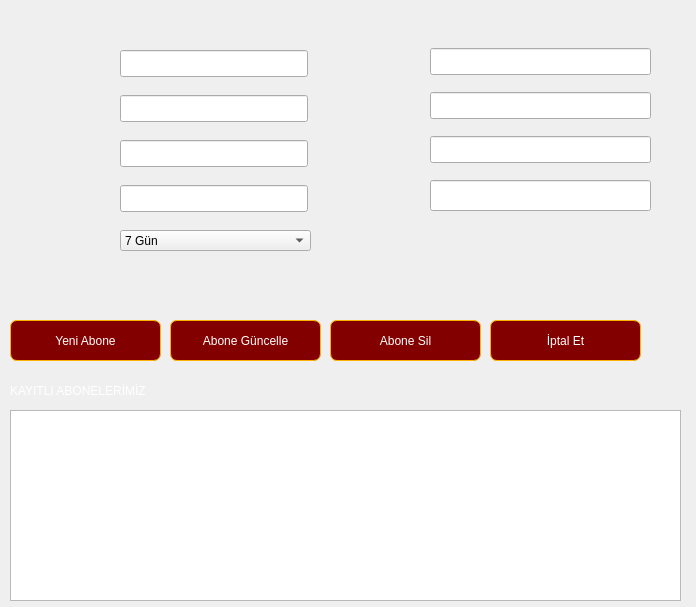
<?xml version="1.0" encoding="UTF-8"?>
<ui version="4.0">
 <class>abone_islem</class>
 <widget class="QDialog" name="abone_islem">
  <property name="geometry">
   <rect>
    <x>0</x>
    <y>0</y>
    <width>696</width>
    <height>607</height>
   </rect>
  </property>
  <property name="windowTitle">
   <string>ABONE İŞLEMLERİ FORMU</string>
  </property>
  <property name="styleSheet">
   <string notr="true">#abone_islem{
image: url(:/abonebg.png);
}</string>
  </property>
  <widget class="QTableView" name="abonetablosu">
   <property name="geometry">
    <rect>
     <x>10</x>
     <y>410</y>
     <width>671</width>
     <height>191</height>
    </rect>
   </property>
   <property name="styleSheet">
    <string notr="true">abonetablosu {
    show-decoration-selected: 1;
}


abonetablosu::item:alternate {
    background: #EEEEEE;
}

abonetablosu::item:selected {
    border: 0px solid;
}

abonetablosu::item:selected:!active {
    background: qlineargradient(x1: 0, y1: 0, x2: 0, y2: 1,
                                stop: 0 #E5ABAF, stop: 1 #B28588);
}

abonetablosu::item:selected:active {
    background: qlineargradient(x1: 0, y1: 0, x2: 0, y2: 1,
                                stop: 0 #a96a6e, stop: 1 #d9888d);
}

abonetablosu::item:hover {
    background: qlineargradient(x1: 0, y1: 0, x2: 0, y2: 1,
                                stop: 0 #FAFBFE, stop: 1 #F1DCDE);
}</string>
   </property>
  </widget>
  <widget class="QLabel" name="kayitli_aboneler">
   <property name="geometry">
    <rect>
     <x>10</x>
     <y>380</y>
     <width>231</width>
     <height>21</height>
    </rect>
   </property>
   <property name="styleSheet">
    <string notr="true">color: rgb(255, 255, 255);
font: 14pt &quot;321impact&quot;;
border-color: rgb(170, 0, 0);
</string>
   </property>
   <property name="text">
    <string>KAYITLI ABONELERİMİZ</string>
   </property>
   <property name="textFormat">
    <enum>Qt::AutoText</enum>
   </property>
   <property name="alignment">
    <set>Qt::AlignLeading|Qt::AlignLeft|Qt::AlignVCenter</set>
   </property>
  </widget>
  <widget class="QPushButton" name="yeniabone">
   <property name="geometry">
    <rect>
     <x>10</x>
     <y>320</y>
     <width>151</width>
     <height>41</height>
    </rect>
   </property>
   <property name="toolTip">
    <string>&lt;html&gt;&lt;head/&gt;&lt;body&gt;&lt;p&gt;&lt;span style=&quot; font-size:11pt; font-weight:600;&quot;&gt;Abone Ekleme&lt;/span&gt;&lt;/p&gt;&lt;/body&gt;&lt;/html&gt;</string>
   </property>
   <property name="styleSheet">
    <string notr="true">#yeniabone{
color: rgb(255, 255, 255);
font: 11pt &quot;321impact&quot;;
background-color: qlineargradient(spread:pad, x1:0, y1:0, x2:1, y2:0, stop:1 rgba(130, 0, 0, 255));
border-width: 1px;
border-color:#FEB201;
border-style: solid;
border-radius: 7;
padding: 3px;
padding-left: 5px;
padding-right: 5px;
}
#yeniabone:hover{
background-color: rgb(33, 57, 94);
border-color: rgb(130, 0, 0);
}
#yeniabone:pressed{
background-color: rgb(0, 0, 127);
border-color: rgb(85, 255, 0);
}</string>
   </property>
   <property name="text">
    <string>Yeni Abone</string>
   </property>
  </widget>
  <widget class="QPushButton" name="aboneduzenle">
   <property name="geometry">
    <rect>
     <x>170</x>
     <y>320</y>
     <width>151</width>
     <height>41</height>
    </rect>
   </property>
   <property name="toolTip">
    <string>&lt;html&gt;&lt;head/&gt;&lt;body&gt;&lt;p&gt;&lt;span style=&quot; font-size:11pt; font-weight:600;&quot;&gt;Aboneyi Güncelle&lt;/span&gt;&lt;/p&gt;&lt;/body&gt;&lt;/html&gt;</string>
   </property>
   <property name="styleSheet">
    <string notr="true">#aboneduzenle{
color: rgb(255, 255, 255);
font: 11pt &quot;321impact&quot;;
background-color: qlineargradient(spread:pad, x1:0, y1:0, x2:1, y2:0, stop:1 rgba(130, 0, 0, 255));
border-width: 1px;
border-color:#FEB201;
border-style: solid;
border-radius: 7;
padding: 3px;
padding-left: 5px;
padding-right: 5px;
}
#aboneduzenle:hover{
background-color: rgb(33, 57, 94);
border-color: rgb(130, 0, 0);
}
#aboneduzenle:pressed{
background-color: rgb(0, 0, 127);
border-color: rgb(85, 255, 0);
}</string>
   </property>
   <property name="text">
    <string>Abone Güncelle</string>
   </property>
  </widget>
  <widget class="QPushButton" name="abonesil">
   <property name="geometry">
    <rect>
     <x>330</x>
     <y>320</y>
     <width>151</width>
     <height>41</height>
    </rect>
   </property>
   <property name="toolTip">
    <string>&lt;html&gt;&lt;head/&gt;&lt;body&gt;&lt;p&gt;&lt;span style=&quot; font-size:11pt; font-weight:600;&quot;&gt;Aboneyi Sil&lt;/span&gt;&lt;/p&gt;&lt;/body&gt;&lt;/html&gt;</string>
   </property>
   <property name="styleSheet">
    <string notr="true">#abonesil{
color: rgb(255, 255, 255);
font: 11pt &quot;321impact&quot;;
background-color: qlineargradient(spread:pad, x1:0, y1:0, x2:1, y2:0, stop:1 rgba(130, 0, 0, 255));
border-width: 1px;
border-color:#FEB201;
border-style: solid;
border-radius: 7;
padding: 3px;
padding-left: 5px;
padding-right: 5px;
}
#abonesil:hover{
background-color: rgb(33, 57, 94);
border-color: rgb(130, 0, 0);
}
#abonesil:pressed{
background-color: rgb(0, 0, 127);
border-color: rgb(85, 255, 0);
}</string>
   </property>
   <property name="text">
    <string>Abone Sil</string>
   </property>
  </widget>
  <widget class="QPushButton" name="cikis">
   <property name="geometry">
    <rect>
     <x>490</x>
     <y>320</y>
     <width>151</width>
     <height>41</height>
    </rect>
   </property>
   <property name="toolTip">
    <string>&lt;html&gt;&lt;head/&gt;&lt;body&gt;&lt;p&gt;&lt;span style=&quot; font-size:11pt; font-weight:600;&quot;&gt;Menüden Çıkış&lt;/span&gt;&lt;/p&gt;&lt;/body&gt;&lt;/html&gt;</string>
   </property>
   <property name="styleSheet">
    <string notr="true">#cikis{
color: rgb(255, 255, 255);
font: 11pt &quot;321impact&quot;;
background-color: qlineargradient(spread:pad, x1:0, y1:0, x2:1, y2:0, stop:1 rgba(130, 0, 0, 255));
border-width: 1px;
border-color:#FEB201;
border-style: solid;
border-radius: 7;
padding: 3px;
padding-left: 5px;
padding-right: 5px;
}
#cikis:hover{
background-color: rgb(33, 57, 94);
border-color: rgb(130, 0, 0);
}
#cikis:pressed{
background-color: rgb(0, 0, 127);
border-color: rgb(85, 255, 0);
}</string>
   </property>
   <property name="text">
    <string>İptal Et</string>
   </property>
  </widget>
  <widget class="QLineEdit" name="abone_arac_renk">
   <property name="geometry">
    <rect>
     <x>430</x>
     <y>180</y>
     <width>221</width>
     <height>31</height>
    </rect>
   </property>
  </widget>
  <widget class="QLineEdit" name="abone_arac_marka">
   <property name="geometry">
    <rect>
     <x>430</x>
     <y>92</y>
     <width>221</width>
     <height>27</height>
    </rect>
   </property>
  </widget>
  <widget class="QLineEdit" name="abone_arac_model">
   <property name="geometry">
    <rect>
     <x>430</x>
     <y>136</y>
     <width>221</width>
     <height>27</height>
    </rect>
   </property>
  </widget>
  <widget class="QLineEdit" name="abone_arac_plaka">
   <property name="geometry">
    <rect>
     <x>430</x>
     <y>48</y>
     <width>221</width>
     <height>27</height>
    </rect>
   </property>
  </widget>
  <widget class="QLineEdit" name="abone_soyadi">
   <property name="geometry">
    <rect>
     <x>120</x>
     <y>140</y>
     <width>188</width>
     <height>27</height>
    </rect>
   </property>
  </widget>
  <widget class="QLineEdit" name="abone_kimlik_no">
   <property name="geometry">
    <rect>
     <x>120</x>
     <y>50</y>
     <width>188</width>
     <height>27</height>
    </rect>
   </property>
  </widget>
  <widget class="QLineEdit" name="abone_cep_no">
   <property name="geometry">
    <rect>
     <x>120</x>
     <y>185</y>
     <width>188</width>
     <height>27</height>
    </rect>
   </property>
  </widget>
  <widget class="QLineEdit" name="abone_adi">
   <property name="geometry">
    <rect>
     <x>120</x>
     <y>95</y>
     <width>188</width>
     <height>27</height>
    </rect>
   </property>
  </widget>
  <widget class="QLabel" name="abone_durum">
   <property name="geometry">
    <rect>
     <x>10</x>
     <y>270</y>
     <width>531</width>
     <height>31</height>
    </rect>
   </property>
   <property name="styleSheet">
    <string notr="true">background-image: url(:/statusbar.png);
color: rgb(170, 0, 0);
font: 12pt &quot;321impact&quot;;</string>
   </property>
   <property name="text">
    <string/>
   </property>
  </widget>
  <widget class="QComboBox" name="abone_sure">
   <property name="geometry">
    <rect>
     <x>120</x>
     <y>230</y>
     <width>191</width>
     <height>21</height>
    </rect>
   </property>
   <item>
    <property name="text">
     <string>7 Gün</string>
    </property>
   </item>
   <item>
    <property name="text">
     <string>15 Gün</string>
    </property>
   </item>
   <item>
    <property name="text">
     <string>30 Gün</string>
    </property>
   </item>
   <item>
    <property name="text">
     <string>90 Gün</string>
    </property>
   </item>
   <item>
    <property name="text">
     <string>180 Gün</string>
    </property>
   </item>
   <item>
    <property name="text">
     <string>270 Gün</string>
    </property>
   </item>
   <item>
    <property name="text">
     <string>360 Gün</string>
    </property>
   </item>
  </widget>
  <widget class="QLabel" name="id">
   <property name="geometry">
    <rect>
     <x>550</x>
     <y>270</y>
     <width>101</width>
     <height>31</height>
    </rect>
   </property>
   <property name="text">
    <string/>
   </property>
  </widget>
 </widget>
 <tabstops>
  <tabstop>abone_kimlik_no</tabstop>
  <tabstop>abone_adi</tabstop>
  <tabstop>abone_soyadi</tabstop>
  <tabstop>abone_cep_no</tabstop>
  <tabstop>abone_sure</tabstop>
  <tabstop>abone_arac_plaka</tabstop>
  <tabstop>abone_arac_marka</tabstop>
  <tabstop>abone_arac_model</tabstop>
  <tabstop>abone_arac_renk</tabstop>
  <tabstop>yeniabone</tabstop>
  <tabstop>aboneduzenle</tabstop>
  <tabstop>abonesil</tabstop>
  <tabstop>cikis</tabstop>
  <tabstop>abonetablosu</tabstop>
 </tabstops>
 <resources/>
 <connections>
  <connection>
   <sender>yeniabone</sender>
   <signal>clicked()</signal>
   <receiver>abonetablosu</receiver>
   <slot>update()</slot>
   <hints>
    <hint type="sourcelabel">
     <x>132</x>
     <y>342</y>
    </hint>
    <hint type="destinationlabel">
     <x>158</x>
     <y>446</y>
    </hint>
   </hints>
  </connection>
 </connections>
</ui>
